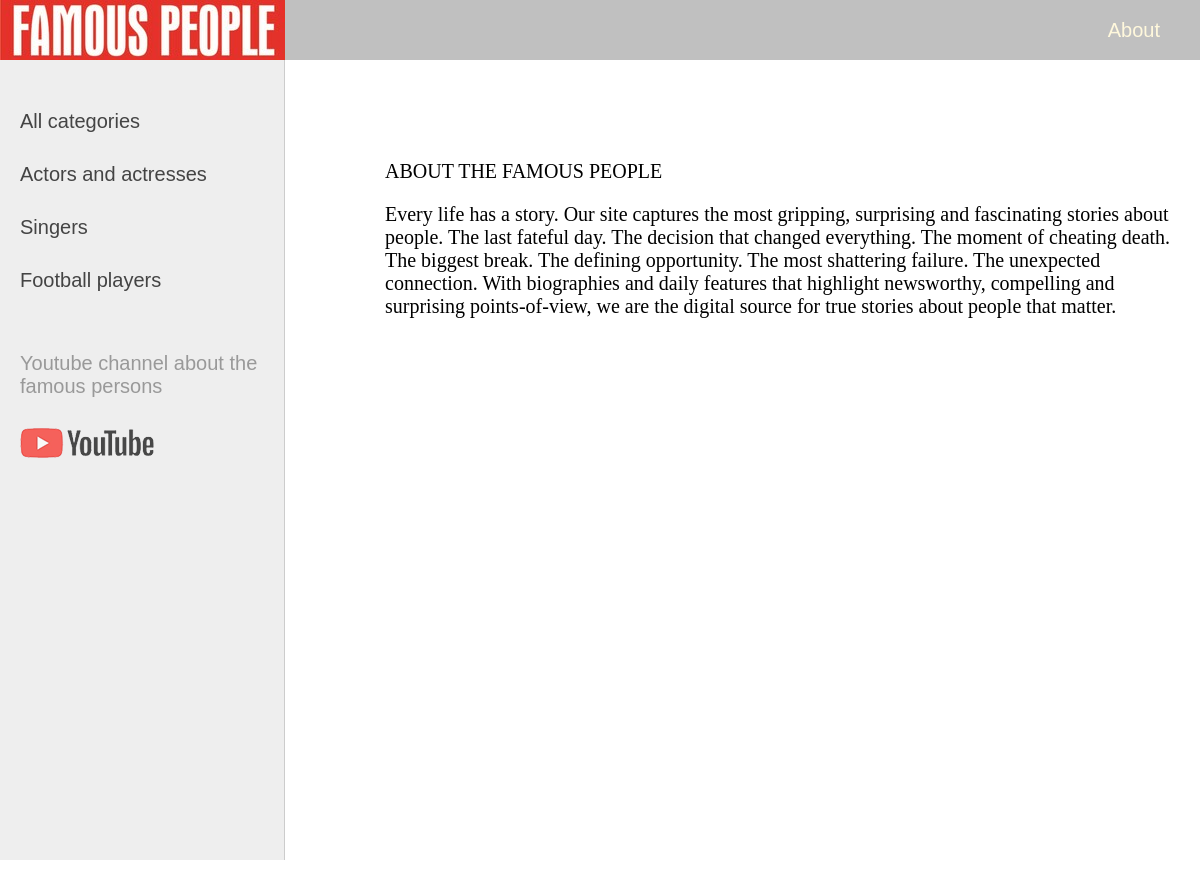
The page /about/ on the database its author committed.
### famous/models.py (models this page shows, shortened)
class Category(models.Model):
    name =  models.CharField(max_length=100, db_index=True)
    slug = models.SlugField(max_length=255, unique=True, db_index=True, verbose_name='URL')
    def get_absolute_url(self):
        return reverse('category', kwargs={'cat_slug':self.slug})
    class Meta:
        verbose_name = "Category"
        verbose_name_plural = "Categories"
        ordering = ['id']

### famous/views.py (the view)
# urls.py: path('about/', about, name ='about'),
def about(request):
    return render(request, 'famous/about.html')

### famous/templatetags/famous_tags.py (called while the page is built)
@register.inclusion_tag('famous/list_categories.html')
def show_categories(cat_selected=0):
    cats = Category.objects.all()
    return {'cats': cats, 'cat_selected': cat_selected}

### famous/templates/famous/about.html
{% extends 'famous/base.html' %}
{% block content %}
<div class="content-text">
<p>ABOUT THE FAMOUS PEOPLE<p>
    <p>Every life has a story. Our site captures the most gripping, surprising and fascinating stories about people. The last fateful day. The decision that changed everything. The moment of cheating death. The biggest break. The defining opportunity. The most shattering failure. The unexpected connection. With biographies and daily features that highlight newsworthy, compelling and surprising points-of-view, we are the digital source for true stories about people that matter.<p/>
	</div>
{% endblock %}

### famous/templates/famous/list_categories.html
{% for c in cats %}
	{% if c.pk == cat_selected %}
		 <li class ='selected'>{{c.name}}</li>
	{% else %}
		<li><a href="{{ c.get_absolute_url }}">{{ c.name }}</a></li>
	{% endif %}
{% endfor %}

### famous/static/famous/css/styles.css (style rules this page uses)
html, body { font-family: 'Arial'; margin: 0; padding: 0; height: 100%; width: 100%; color: #444; }
a { color: #0059b2; text-decoration: none; }
.left-chapters ul li { margin: 30px 0 0 0; color: #999; }
.left-chapters ul li a { color: #444; text-decoration: none; }
.content-text { margin: 60px 0 0 30px; color: #000; font-size: 20px; font-family: Yandex Sans Display Light; }

### rows shown on the page
Category: name "Actors and actresses"
Category: name "Singers"
Category: name "Football players"
